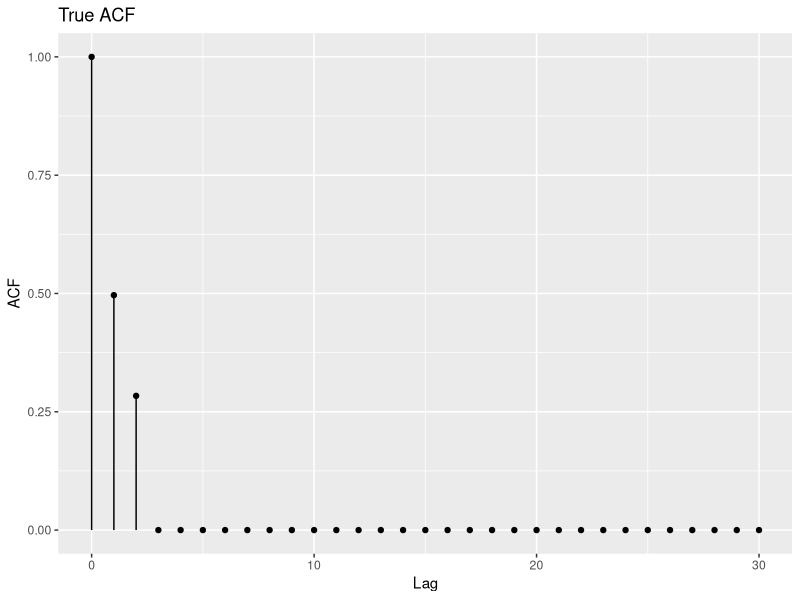
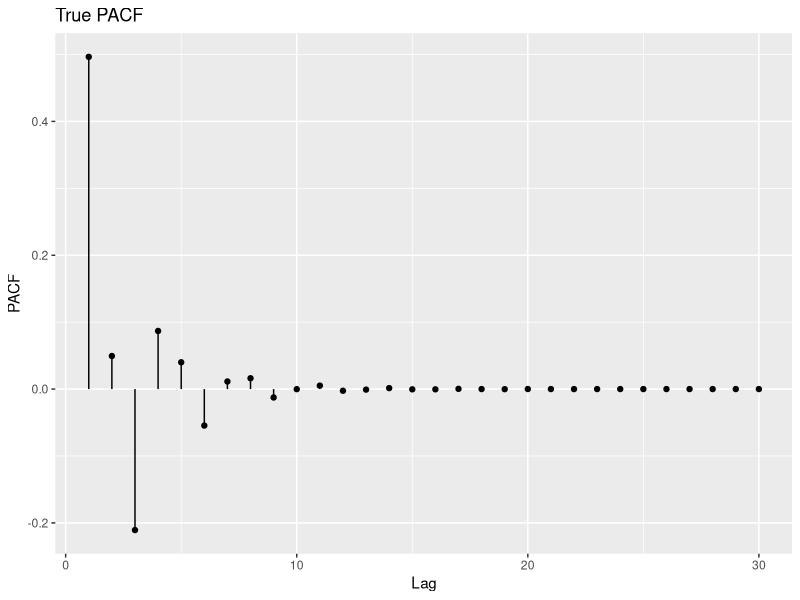
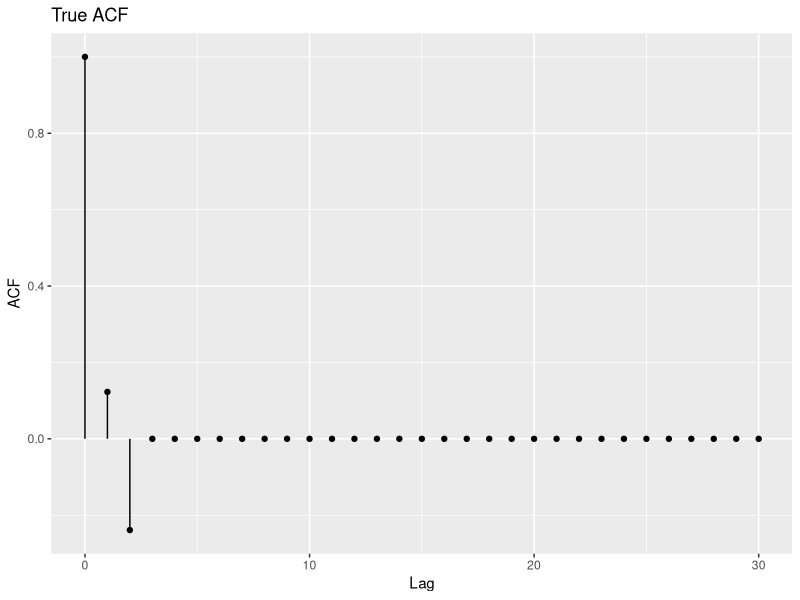
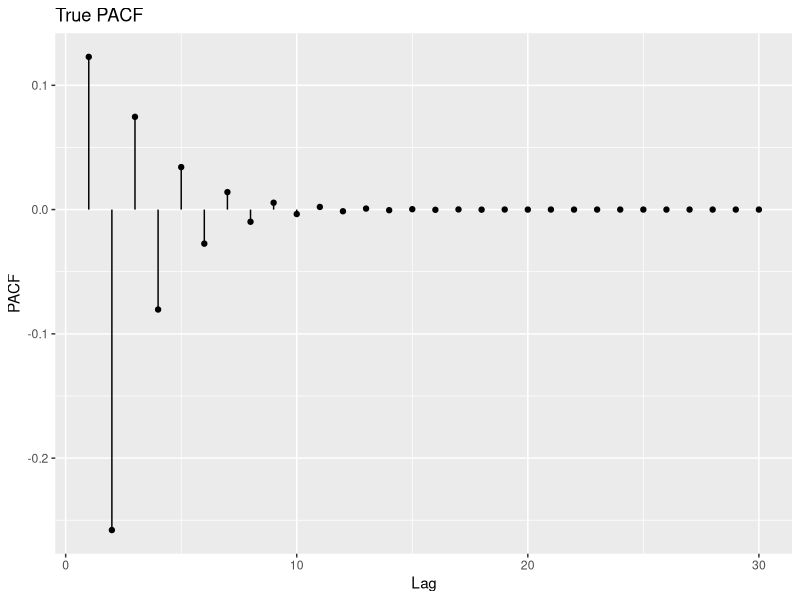
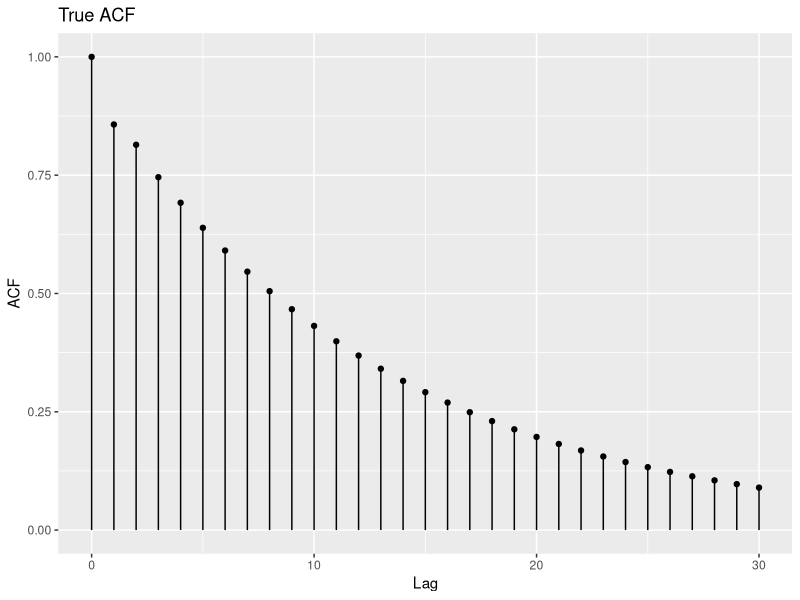
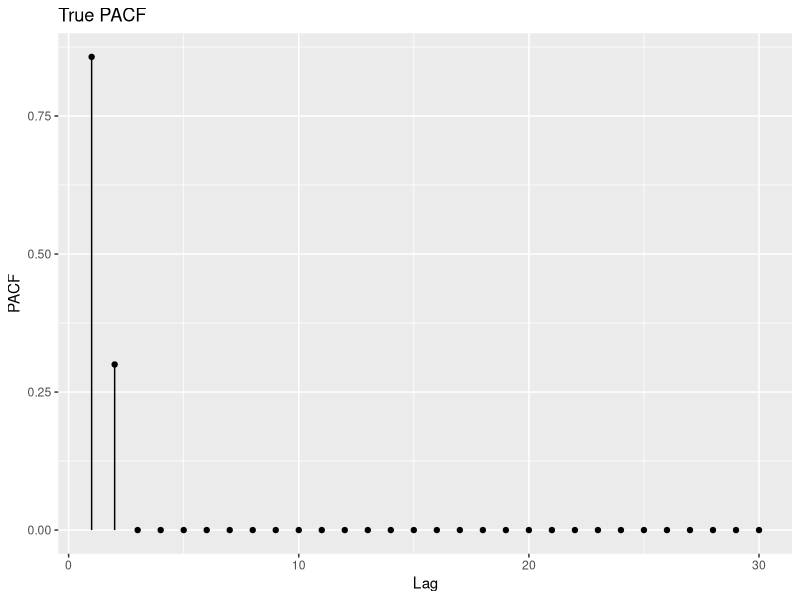
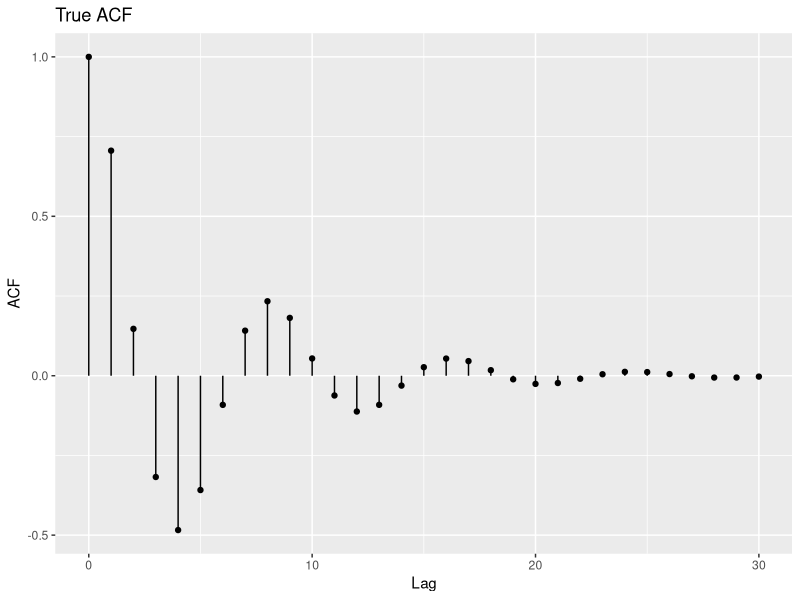
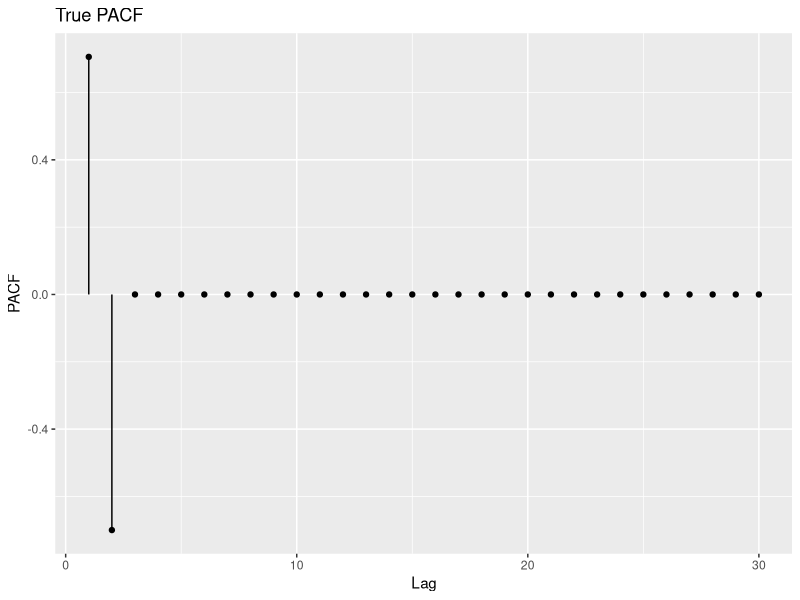

These figures' R source, in order: (Note: this script raises an error after producing the figures.)
## ---- chunk 1
library(ggplot2)
## ---- chunk 2
# Simulated series length
n <- 100
# MA coefficients and simulated data
theta = c(.5, .4)
MA2 <- arima.sim(n = n, model = list(ma = theta))
# True ACF
MA2_acf <- ARMAacf(ma = theta, lag.max = 30, pacf = FALSE)
# TRUE pacf
MA2_pacf <- ARMAacf(ma = theta, lag.max = 30, pacf = TRUE)
## ---- chunk 3
# Plot the true ACF
ggplot(data = data.frame(x = 0:30, y = MA2_acf)) +
  geom_point(
    aes(x = x, y = y),
  ) +
  geom_segment(
    aes(
      x = x, 
      xend = x,
      y = 0,
      yend = y
    )
  ) +
  labs(
    title = "True ACF",
    y = "ACF",
    x = "Lag"
  )
## ---- chunk 4
# Plot the true PACF
ggplot(data = data.frame(x = 1:30, y = MA2_pacf)) +
  geom_point(
    aes(x = x, y = y)
  ) +
  geom_segment(
    aes(
      x = x,
      xend = x,
      y = 0, 
      yend = y
    )
  ) +
  labs(
    title = "True PACF",
    y = "PACF",
    x = "Lag"
  )
## ---- chunk 5
# MA coefficients
theta = c(1.2, -.7)
# True ACF
MA2_acf <- ARMAacf(ma = theta, lag.max = 30, pacf = FALSE)
# TRUE pacf
MA2_pacf <- ARMAacf(ma = theta, lag.max = 30, pacf = TRUE)
## ---- chunk 6
# Plot the true ACF
ggplot(data = data.frame(x = 0:30, y = MA2_acf)) +
  geom_point(
    aes(x = x, y = y),
  ) +
  geom_segment(
    aes(
      x = x, 
      xend = x,
      y = 0,
      yend = y
    )
  ) +
  labs(
    title = "True ACF",
    y = "ACF",
    x = "Lag"
  )
## ---- chunk 7
# Plot the true PACF
ggplot(data = data.frame(x = 1:30, y = MA2_pacf)) +
  geom_point(
    aes(x = x, y = y)
  ) +
  geom_segment(
    aes(
      x = x,
      xend = x,
      y = 0, 
      yend = y
    )
  ) +
  labs(
    title = "True PACF",
    y = "PACF",
    x = "Lag"
  )
## ---- chunk 8
# MA coefficients
theta = c()
# AR coefficients
phi = c(.6, .3)
# True ACF
AR2_acf <- ARMAacf(ar = phi, lag.max = 30, pacf = FALSE)
# TRUE pacf
AR2_pacf <- ARMAacf(ar = phi, lag.max = 30, pacf = TRUE)
## ---- chunk 9
# Plot the true ACF
ggplot(data = data.frame(x = 0:30, y = AR2_acf)) +
  geom_point(
    aes(x = x, y = y),
  ) +
  geom_segment(
    aes(
      x = x, 
      xend = x,
      y = 0,
      yend = y
    )
  ) +
  labs(
    title = "True ACF",
    y = "ACF",
    x = "Lag"
  )
## ---- chunk 10
# Plot the true PACF
ggplot(data = data.frame(x = 1:30, y = AR2_pacf)) +
  geom_point(
    aes(x = x, y = y)
  ) +
  geom_segment(
    aes(
      x = x,
      xend = x,
      y = 0, 
      yend = y
    )
  ) +
  labs(
    title = "True PACF",
    y = "PACF",
    x = "Lag"
  )
## ---- chunk 11
# MA coefficients
theta = c()
# AR coefficients
phi = c(1.2, -.7)
# True ACF
AR2_acf <- ARMAacf(ar = phi, lag.max = 30, pacf = FALSE)
# TRUE pacf
AR2_pacf <- ARMAacf(ar = phi, lag.max = 30, pacf = TRUE)
## ---- chunk 12
# Plot the true ACF
ggplot(data = data.frame(x = 0:30, y = AR2_acf)) +
  geom_point(
    aes(x = x, y = y),
  ) +
  geom_segment(
    aes(
      x = x, 
      xend = x,
      y = 0,
      yend = y
    )
  ) +
  labs(
    title = "True ACF",
    y = "ACF",
    x = "Lag"
  )
## ---- chunk 13
# Plot the true PACF
ggplot(data = data.frame(x = 1:30, y = AR2_pacf)) +
  geom_point(
    aes(x = x, y = y)
  ) +
  geom_segment(
    aes(
      x = x,
      xend = x,
      y = 0, 
      yend = y
    )
  ) +
  labs(
    title = "True PACF",
    y = "PACF",
    x = "Lag"
  )
## ---- chunk 14
# MA coefficients
theta = c(.4)
# AR coefficients
phi = c(.7)
# True ACF
AR2_acf <- ARMAacf(ar = phi, ma = theta, lag.max = 30, pacf = FALSE)
# TRUE pacf
AR2_pacf <- ARMAacf(ar = phi, ma = theta, lag.max = 30, pacf = TRUE)
## ---- chunk 15
# Plot the true ACF
ggplot(data = data.frame(x = 0:30, y = AR2_acf)) +
  geom_point(
    aes(x = x, y = y),
  ) +
  geom_segment(
    aes(
      x = x, 
      xend = x,
      y = 0,
      yend = y
    )
  ) +
  labs(
    title = "True ACF",
    y = "ACF",
    x = "Lag"
  )
## ---- chunk 16
# Plot the true PACF
ggplot(data = data.frame(x = 1:30, y = AR2_pacf)) +
  geom_point(
    aes(x = x, y = y)
  ) +
  geom_segment(
    aes(
      x = x,
      xend = x,
      y = 0, 
      yend = y
    )
  ) +
  labs(
    title = "True PACF",
    y = "PACF",
    x = "Lag"
  )
## ---- chunk 17
# MA coefficients
theta = c(-.4)
# AR coefficients
phi = c(.7)
# True ACF
AR2_acf <- ARMAacf(ar = phi, ma = theta, lag.max = 30, pacf = FALSE)
# TRUE pacf
AR2_pacf <- ARMAacf(ar = phi, ma = theta, lag.max = 30, pacf = TRUE)
## ---- chunk 18
# Plot the true ACF
ggplot(data = data.frame(x = 0:30, y = AR2_acf)) +
  geom_point(
    aes(x = x, y = y),
  ) +
  geom_segment(
    aes(
      x = x, 
      xend = x,
      y = 0,
      yend = y
    )
  ) +
  labs(
    title = "True ACF",
    y = "ACF",
    x = "Lag"
  )
## ---- chunk 19
# Plot the true PACF
ggplot(data = data.frame(x = 1:30, y = AR2_pacf)) +
  geom_point(
    aes(x = x, y = y)
  ) +
  geom_segment(
    aes(
      x = x,
      xend = x,
      y = 0, 
      yend = y
    )
  ) +
  labs(
    title = "True PACF",
    y = "PACF",
    x = "Lag"
  )
## ---- chunk 20
# MA coefficients
theta = c(-.4)
# AR coefficients
phi = c(.7)
# True ACF
AR2_acf <- ARMAacf(ar = phi, ma = theta, lag.max = 10, pacf = FALSE)
# TRUE pacf
AR2_pacf <- ARMAacf(ar = phi, ma = theta, lag.max = 10, pacf = TRUE)
## ---- chunk 21
# Plot the true ACF
ggplot(data = data.frame(x = 0:10, y = AR2_acf)) +
  geom_point(
    aes(x = x, y = y),
  ) +
  geom_segment(
    aes(
      x = x, 
      xend = x,
      y = 0,
      yend = y
    )
  ) +
  labs(
    title = "True ACF",
    y = "ACF",
    x = "Lag"
  )
## ---- chunk 22
# Plot the true PACF
ggplot(data = data.frame(x = 1:30, y = MA2_pacf)) +
  geom_point(
    aes(x = x, y = y)
  ) +
  geom_segment(
    aes(
      x = x,
      xend = x,
      y = 0, 
      yend = y
    )
  ) +
  labs(
    title = "True PACF",
    y = "PACF",
    x = "Lag"
  )
## ---- chunk 23
n <- 30
phi <- c(.7, -.2)
AR2 <- arima.sim(n = n, model = list(ar = phi))
## ---- chunk 24
#Autocorrelation at lag 1
sim_acf <- acf(AR2)
sim_acf$acf[2]
## ---- chunk 25
first_lag <- numeric(1000)
for (i in 1:1000) {
  sim <- arima.sim(n = n, model = list(ar = phi))
  sim_acf <- acf(sim, plot = FALSE)
  first_lag[i] <- sim_acf$acf[2]
}
mean_first_lag <- mean(first_lag)
## ---- chunk 26
mean_first_lag
## ---- chunk 27
# increase sample size
n <- 10000
first_lag <- numeric(1000)
for (i in 1:1000) {
  sim <- arima.sim(n = n, model = list(ar = phi))
  sim_acf <- acf(sim, plot = FALSEe)
  first_lag[i] <- sim_acf$acf[2]
}
mean_first_lag <- mean(first_lag)
mean_first_lag
